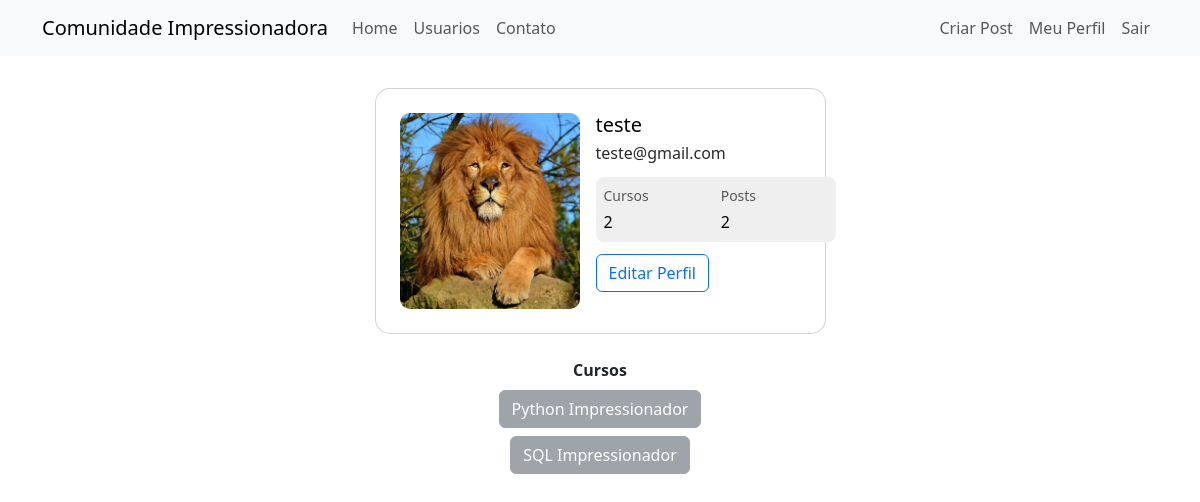
The page /perfil (signed in) on the database its author committed.
### comunidadeimpressionadora/models.py (models this page shows)
class Usuario(database.Model, UserMixin):
    id = database.Column(database.Integer, primary_key=True)
    username = database.Column(database.String, nullable=False, unique=True)
    email = database.Column(database.String, nullable=False, unique=True)
    senha = database.Column(database.String, nullable=False)
    foto_perfil = database.Column(database.String, default='default.jpg')
    posts = database.relationship('Post', backref='Autor', lazy=True)
    cursos = database.Column(database.String, nullable=False, default='Não Informado')
    def contar_posts(self):
        return len(self.posts)

### comunidadeimpressionadora/routes.py (the view)
@app.route('/perfil')
@login_required
def perfil():
    foto_perfil = url_for('static', filename='fotos_perfil/{}'.format(current_user.foto_perfil))
    return render_template('perfil.html', foto_perfil=foto_perfil)

### comunidadeimpressionadora/models.py (called while the page is built)
@login_manager.user_loader
def load_usuario(id_usuario):
    return Usuario.query.get(int(id_usuario))

### comunidadeimpressionadora/templates/perfil.html (shortened to what this page needs)
{% extends 'base.html' %}
{% block body %}
    <div class="container py-4 mt-2 h-100">
        <div class="row d-flex justify-content-center align-items-start h-100">
            <div class="col col-md-9 col-lg-7 col-xl-5">
                <div class="card" style="border-radius: 15px;">
                    <div class="card-body p-4">
                        <div class="d-flex text-black">
                            <div class="flex-shrink-0">
                                <img src="{{ foto_perfil }}"
                                  alt="Generic placeholder image" class="img-fluid"
                                  style="width: 180px; border-radius: 10px;">
                            </div>
                            <div class="flex-grow-1 ms-3">
                                <h5 class="mb-1">{{ current_user.username }}</h5>
                                <p class="mb-2 pb-1" style="color: #2b2a2a;">{{ current_user.email }}</p>
                                <div class="d-flex justify-content-start rounded-3 p-2 mb-2"
                                    style="background-color: #efefef;">
                                    <div class="me-5 pe-4">
                                        <p class="small text-muted mb-1">Cursos</p>
                                        {% if 'Não Informado' in current_user.cursos %}
                                            <p class="mb-0">0</p>
                                        {% else %}
                                            <p class="mb-0">{{ current_user.cursos.count(';') + 1 }}</p>
                                        {% endif %}
                                    </div>
                                    <div class="me-5 pe-4">
                                        <p class="small text-muted mb-1">Posts</p>
                                        <p class="mb-0">{{ current_user.contar_posts() }}</p>
                                    </div>
                                </div>
                                <div class="d-flex pt-1">
                                    <a href="{{ url_for('editar_perfil') }}">
                                        <button type="button" class="btn btn-outline-primary me-1 flex-grow-1">Editar Perfil</button>
                                    </a>
                                </div>
                            </div>
                        </div>
                    </div>
                </div>
            </div>
        </div>
    </div>
<div class="row justify-content-center">
    <div class="col col-4" style="text-align: center">
        <strong>Cursos</strong><br>
        {% for curso in current_user.cursos.split(';') %}
            <button type="button" class="btn btn-secondary mt-2" disabled>{{ curso }}</button>
        {% endfor %}
    </div>
</div>
{% endblock %}

### rows shown on the page
Usuario: username "teste", email "teste@gmail.com", cursos "2"

### other values the page prints
{{ current_user.contar_posts() }} "2"
{{ curso }} "Python Impressionador" "SQL Impressionador"
